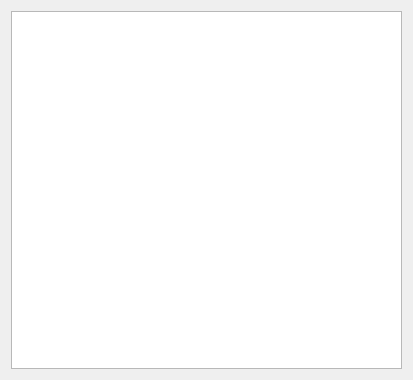
<?xml version="1.0" encoding="UTF-8"?>
<ui version="4.0">
 <class>CheckeClass</class>
 <widget class="QWidget" name="CheckeClass">
  <property name="geometry">
   <rect>
    <x>0</x>
    <y>0</y>
    <width>413</width>
    <height>380</height>
   </rect>
  </property>
  <property name="windowTitle">
   <string>CheckeClass</string>
  </property>
  <layout class="QGridLayout" name="gridLayout">
   <item row="0" column="0">
    <widget class="QListWidget" name="listWidget"/>
   </item>
  </layout>
 </widget>
 <layoutdefault spacing="6" margin="11"/>
 <resources/>
 <connections/>
</ui>
